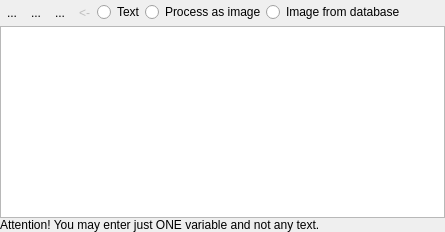
         <widget class="QWidget" name="tab">
          <attribute name="title">
           <string>Text</string>
          </attribute>
          <layout class="QVBoxLayout" name="verticalLayout_5">
           <property name="spacing">
            <number>0</number>
           </property>
           <property name="leftMargin">
            <number>0</number>
           </property>
           <property name="topMargin">
            <number>2</number>
           </property>
           <property name="rightMargin">
            <number>0</number>
           </property>
           <property name="bottomMargin">
            <number>0</number>
           </property>
           <item>
            <widget class="QWidget" name="widget_2" native="true">
             <layout class="QHBoxLayout" name="horizontalLayout_3">
              <property name="spacing">
               <number>0</number>
              </property>
              <property name="leftMargin">
               <number>0</number>
              </property>
              <property name="topMargin">
               <number>0</number>
              </property>
              <property name="rightMargin">
               <number>0</number>
              </property>
              <property name="bottomMargin">
               <number>3</number>
              </property>
              <item>
               <widget class="QToolButton" name="btnAddVariable">
                <property name="toolTip">
                 <string>Add variable</string>
                </property>
                <property name="text">
                 <string>...</string>
                </property>
                <property name="icon">
                 <iconset resource="images.qrc">
                  <normaloff>:/new/prefix1/images/variable.png</normaloff>:/new/prefix1/images/variable.png</iconset>
                </property>
                <property name="autoRaise">
                 <bool>true</bool>
                </property>
               </widget>
              </item>
              <item>
               <widget class="QToolButton" name="btnAddFunction">
                <property name="enabled">
                 <bool>true</bool>
                </property>
                <property name="toolTip">
                 <string>Add function</string>
                </property>
                <property name="text">
                 <string>...</string>
                </property>
                <property name="icon">
                 <iconset resource="images.qrc">
                  <normaloff>:/new/prefix1/images/function.png</normaloff>:/new/prefix1/images/function.png</iconset>
                </property>
                <property name="autoRaise">
                 <bool>true</bool>
                </property>
               </widget>
              </item>
              <item>
               <widget class="QToolButton" name="btnFormatting">
                <property name="enabled">
                 <bool>true</bool>
                </property>
                <property name="toolTip">
                 <string>Add formatting</string>
                </property>
                <property name="text">
                 <string>...</string>
                </property>
                <property name="icon">
                 <iconset resource="images.qrc">
                  <normaloff>:/new/prefix1/images/formating.png</normaloff>:/new/prefix1/images/formating.png</iconset>
                </property>
                <property name="autoRaise">
                 <bool>true</bool>
                </property>
               </widget>
              </item>
              <item>
               <widget class="QToolButton" name="btnTextDirection">
                <property name="enabled">
                 <bool>false</bool>
                </property>
                <property name="toolTip">
                 <string>Text direction</string>
                </property>
                <property name="text">
                 <string>&lt;-</string>
                </property>
                <property name="checkable">
                 <bool>true</bool>
                </property>
                <property name="autoRaise">
                 <bool>true</bool>
                </property>
               </widget>
              </item>
              <item>
               <widget class="QRadioButton" name="radioButtonText">
                <property name="text">
                 <string>Text</string>
                </property>
               </widget>
              </item>
              <item>
               <widget class="QRadioButton" name="radioButtonTextImage">
                <property name="text">
                 <string>Process as image</string>
                </property>
               </widget>
              </item>
              <item>
               <widget class="QRadioButton" name="radioButtonDatabaseImage">
                <property name="text">
                 <string>Image from database</string>
                </property>
               </widget>
              </item>
              <item>
               <spacer name="horizontalSpacer_3">
                <property name="orientation">
                 <enum>Qt::Horizontal</enum>
                </property>
                <property name="sizeHint" stdset="0">
                 <size>
                  <width>40</width>
                  <height>20</height>
                 </size>
                </property>
               </spacer>
              </item>
             </layout>
            </widget>
           </item>
           <item>
            <widget class="XYZTextEdit" name="textEdit"/>
           </item>
           <item>
            <widget class="QLabel" name="lblAttention">
             <property name="styleSheet">
              <string notr="true">border-color: rgb(255, 255, 255);</string>
             </property>
             <property name="text">
              <string>Attention! You may enter just ONE variable and not any text.</string>
             </property>
            </widget>
           </item>
          </layout>
         </widget>
